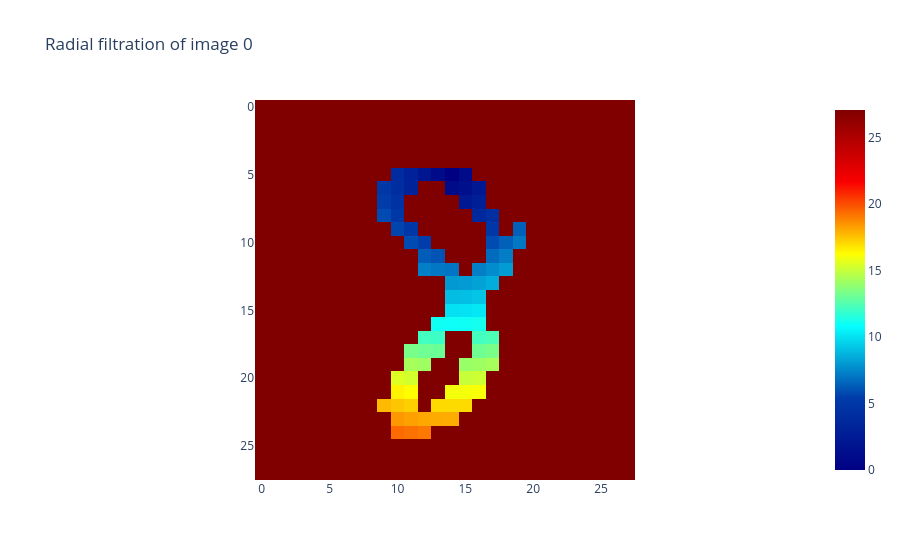

The notebook cell this image was saved under:
### Markdown cell above
### Visualizing Radial Filtration

### Code cell
radial_filtration = RadialFiltration(center=np.array([14, 5]))
im8_filtration = radial_filtration.fit_transform(im8_binarized)

radial_filtration.plot(im8_filtration, colorscale="jet")

### Figure 1 — Plotly figure (JSON) as saved in the notebook; plotly's stock layout.template omitted (floating-point values rounded to 4 significant figures; data arrays with more than 128 entries replaced by an {"elided": "..."} marker saying what was removed)
{"data": [{"colorscale": [[0, "rgb(0,0,131)"], [0.2, "rgb(0,60,170)"], [0.4, "rgb(5,255,255)"], [0.6, "rgb(255,255,0)"], [0.8, "rgb(250,0,0)"], [1, "rgb(128,0,0)"]], "type": "heatmap", "z": {"elided": "28x28 float values"}}], "layout": {"plot_bgcolor": "white", "title": {"text": "Radial filtration of image 0"}, "xaxis": {"constrain": "domain", "scaleanchor": "y"}, "yaxis": {"autorange": "reversed", "constrain": "domain"}}}
